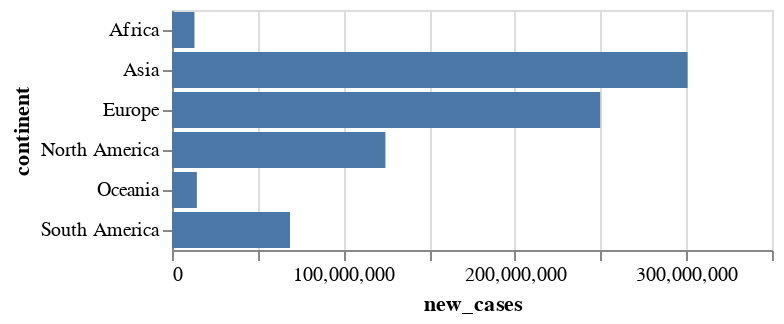

Notebook source saved alongside this figure:
### Markdown cell above
✏️ *Change above chart into a horizontal bar chart of new cases:*

### Code cell
alt.Chart(data).mark_bar().encode(y='continent', x='new_cases')

### Figure 1 — Vega-Lite specification as saved in the notebook (floating-point values rounded to 4 significant figures)
{"config": {"view": {"continuousWidth": 300, "continuousHeight": 300}}, "data": {"name": "data-d63dfb91f7922d2f5e05ee3c194e3f3f"}, "mark": {"type": "bar"}, "encoding": {"x": {"field": "new_cases", "type": "quantitative"}, "y": {"field": "continent", "type": "nominal"}}, "$schema": "https://vega.github.io/schema/vega-lite/v5.15.1.json", "datasets": {"data-d63dfb91f7922d2f5e05ee3c194e3f3f": [{"continent": "Africa", "total_cases": 10830000000.0, "new_cases": 13120000.0, "new_cases_smoothed": 13120000.0, "total_deaths": 232300000.0, "new_deaths": 259000.0, "new_deaths_smoothed": 259000.0, "total_cases_per_million": 1763000000.0, "new_cases_per_million": 2650000.0, "new_cases_smoothed_per_million": 2650000.0, "total_deaths_per_million": 15390000.0, "new_deaths_per_million": 18080.0, "new_deaths_smoothed_per_million": 18070.0, "reproduction_rate": 41240.0, "icu_patients": 718200.0, "icu_patients_per_million": 12080.0, "hosp_patients": 5107000.0, "hosp_patients_per_million": 85270.0, "weekly_icu_admissions": 0.0, "weekly_icu_admissions_per_million": 0.0, "weekly_hosp_admissions": 521500.0, "weekly_hosp_admissions_per_million": 8707.0, "total_tests": 22210000000.0, "new_tests": 61530000.0, "total_tests_per_thousand": 894800.0, "new_tests_per_thousand": 2946.0, "new_tests_smoothed": 90960000.0, "new_tests_smoothed_per_thousand": 5560.0, "positive_rate": 1393.0, "tests_per_case": 2064000.0, "total_vaccinations": 50390000000.0, "people_vaccinated": 29750000000.0, "people_fully_vaccinated": 22500000000.0, "total_boosters": 2542000000.0, "new_vaccinations": 117400000.0, "new_vaccinations_smoothed": 851400000.0, "total_vaccinations_per_hundred": 189700.0, "people_vaccinated_per_hundred": 110600.0, "people_fully_vaccinated_per_hundred": 85960.0, "total_boosters_per_hundred": 10780.0, "new_vaccinations_smoothed_per_million": 37490000.0, "new_people_vaccinated_smoothed": 548600000.0, "new_people_vaccinated_smoothed_per_hundred": 2248.0, "stringency_index": 2132000.0, "population_density": 7597000.0, "median_age": 1654000.0, "aged_65_older": 274400.0, "aged_70_older": 176000.0, "gdp_per_capita": 399600000.0, "extreme_poverty": 1936000.0, "cardiovasc_death_rate": 21490000.0, "diabetes_prevalence": 421000.0, "female_smokers": 128900.0, "male_smokers": 1367000.0, "handwashing_facilities": 1533000.0, "hospital_beds_per_thousand": 83400.0, "life_expectancy": 5128000.0, "human_development_index": 41160.0, "population": 1975000000000.0, "excess_mortality_cumulative_absolute": 42120000.0, "excess_mortality_cumulative": 8493.0, "excess_mortality": 9327.0, "excess_mortality_cumulative_per_million": 952700.0}, {"continent": "Asia", "total_cases": 165400000000.0, "new_cases": 300700000.0, "new_cases_smoothed": 300700000.0, "total_deaths": 1320000000.0, "new_deaths": 1634000.0, "new_deaths_smoothed": 1634000.0, "total_cases_per_million": 4424000000.0, "new_cases_per_million": 6737000.0, "new_cases_smoothed_per_million": 6737000.0, "total_deaths_per_million": 26450000.0, "new_deaths_per_million": 31970.0, "new_deaths_smoothed_per_million": 31960.0, "reproduction_rate": 43270.0, "icu_patients": 905800.0, "icu_patients_per_million": 29200.0, "hosp_patients": 6789000.0, "hosp_patients_per_million": 222600.0, "weekly_icu_admissions": 76320.0, "weekly_icu_admissions_per_million": 5737.0, "weekly_hosp_admissions": 6649000.0, "weekly_hosp_admissions_per_million": 237900.0, "total_tests": 576000000000.0, "new_tests": 1798000000.0, "total_tests_per_thousand": 16110000.0, "new_tests_per_thousand": 60790.0, "new_tests_smoothed": 11020000000.0, "new_tests_smoothed_per_thousand": 78680.0, "positive_rate": 1940.0, "tests_per_case": 220700000.0, "total_vaccinations": 4068000000000.0, "people_vaccinated": 1216000000000.0, "people_fully_vaccinated": 1036000000000.0, "total_boosters": 274400000000.0, "new_vaccinations": 7550000000.0, "new_vaccinations_smoothed": 9069000000.0, "total_vaccinations_per_hundred": 2235000.0, "people_vaccinated_per_hundred": 931200.0, "people_fully_vaccinated_per_hundred": 816900.0, "total_boosters_per_hundred": 343800.0, "new_vaccinations_smoothed_per_million": 90900000.0, "new_people_vaccinated_smoothed": 3062000000.0, "new_people_vaccinated_smoothed_per_hundred": 3429.0, "stringency_index": 2394000.0, "population_density": 52980000.0, "median_age": 2096000.0, "aged_65_older": 436000.0, "aged_70_older": 280200.0, "gdp_per_capita": 1531000000.0, "extreme_poverty": 223700.0, "cardiovasc_death_rate": 19680000.0, "diabetes_prevalence": 596200.0, "female_smokers": 252900.0, "male_smokers": 2089000.0, "handwashing_facilities": 2603000.0, "hospital_beds_per_thousand": 201600.0, "life_expectancy": 5108000.0, "human_development_index": 48060.0, "population": 6539000000000.0, "excess_mortality_cumulative_absolute": 47470000.0, "excess_mortality_cumulative": 15940.0, "excess_mortality": 20420.0, "excess_mortality_cumulative_per_million": 1573000.0}, {"continent": "Europe", "total_cases": 163800000000.0, "new_cases": 249800000.0, "new_cases_smoothed": 249800000.0, "total_deaths": 1755000000.0, "new_deaths": 2080000.0, "new_deaths_smoothed": 2080000.0, "total_cases_per_million": 13480000000.0, "new_cases_per_million": 20310000.0, "new_cases_smoothed_per_million": 20310000.0, "total_deaths_per_million": 110900000.0, "new_deaths_per_million": 133400.0, "new_deaths_smoothed_per_million": 133400.0, "reproduction_rate": 47090.0, "icu_patients": 10080000.0, "icu_patients_per_million": 427400.0, "hosp_patients": 87570000.0, "hosp_patients_per_million": 4404000.0, "weekly_icu_admissions": 2988000.0, "weekly_icu_admissions_per_million": 78800.0, "weekly_hosp_admissions": 45560000.0, "weekly_hosp_admissions_per_million": 1529000.0, "total_tests": 609300000000.0, "new_tests": 1955000000.0, "total_tests_per_thousand": 47790000.0, "new_tests_per_thousand": 157400.0, "new_tests_smoothed": 2345000000.0, "new_tests_smoothed_per_thousand": 175600.0, "positive_rate": 3191.0, "tests_per_case": 1898000.0, "total_vaccinations": 705700000000.0, "people_vaccinated": 291200000000.0, "people_fully_vaccinated": 259700000000.0, "total_boosters": 154200000000.0, "new_vaccinations": 1266000000.0, "new_vaccinations_smoothed": 1562000000.0, "total_vaccinations_per_hundred": 3389000.0, "people_vaccinated_per_hundred": 1374000.0, "people_fully_vaccinated_per_hundred": 1181000.0, "total_boosters_per_hundred": 660200.0, "new_vaccinations_smoothed_per_million": 103100000.0, "new_people_vaccinated_smoothed": 573700000.0, "new_people_vaccinated_smoothed_per_hundred": 3688.0, "stringency_index": 1888000.0, "population_density": 41660000.0, "median_age": 2331000.0, "aged_65_older": 981800.0, "aged_70_older": 635900.0, "gdp_per_capita": 1941000000.0, "extreme_poverty": 37540.0, "cardiovasc_death_rate": 13070000.0, "diabetes_prevalence": 399700.0, "female_smokers": 1297000.0, "male_smokers": 1972000.0, "handwashing_facilities": 390400.0, "hospital_beds_per_thousand": 307600.0, "life_expectancy": 5304000.0, "human_development_index": 51190.0, "population": 1122000000000.0, "excess_mortality_cumulative_absolute": 220000000.0, "excess_mortality_cumulative": 51210.0, "excess_mortality": 59870.0, "excess_mortality_cumulative_per_million": 12710000.0}, {"continent": "North America", "total_cases": 91190000000.0, "new_cases": 124500000.0, "new_cases_smoothed": 124500000.0, "total_deaths": 1403000000.0, "new_deaths": 1606000.0, "new_deaths_smoothed": 1605000.0, "total_cases_per_million": 6222000000.0, "new_cases_per_million": 9493000.0, "new_cases_smoothed_per_million": 9493000.0, "total_deaths_per_million": 47780000.0, "new_deaths_per_million": 62210.0, "new_deaths_smoothed_per_million": 62190.0, "reproduction_rate": 19170.0, "icu_patients": 10730000.0, "icu_patients_per_million": 42890.0, "hosp_patients": 51700000.0, "hosp_patients_per_million": 248900.0, "weekly_icu_admissions": 0.0, "weekly_icu_admissions_per_million": 0.0, "weekly_hosp_admissions": 46360000.0, "weekly_hosp_admissions_per_million": 137100.0, "total_tests": 381800000000.0, "new_tests": 1017000000.0, "total_tests_per_thousand": 4102000.0, "new_tests_per_thousand": 11820.0, "new_tests_smoothed": 1020000000.0, "new_tests_smoothed_per_thousand": 17260.0, "positive_rate": 1625.0, "tests_per_case": 339600.0, "total_vaccinations": 534000000000.0, "people_vaccinated": 239100000000.0, "people_fully_vaccinated": 202600000000.0, "total_boosters": 46630000000.0, "new_vaccinations": 998300000.0, "new_vaccinations_smoothed": 1148000000.0, "total_vaccinations_per_hundred": 985400.0, "people_vaccinated_per_hundred": 430300.0, "people_fully_vaccinated_per_hundred": 369300.0, "total_boosters_per_hundred": 96860.0, "new_vaccinations_smoothed_per_million": 49560000.0, "new_people_vaccinated_smoothed": 458800000.0, "new_people_vaccinated_smoothed_per_hundred": 2062.0, "stringency_index": 1035000.0, "population_density": 13180000.0, "median_age": 1271000.0, "aged_65_older": 344400.0, "aged_70_older": 233000.0, "gdp_per_capita": 809900000.0, "extreme_poverty": 87120.0, "cardiovasc_death_rate": 7097000.0, "diabetes_prevalence": 467200.0, "female_smokers": 124800.0, "male_smokers": 370800.0, "handwashing_facilities": 1396000.0, "hospital_beds_per_thousand": 73800.0, "life_expectancy": 4278000.0, "human_development_index": 24080.0, "population": 831700000000.0, "excess_mortality_cumulative_absolute": 250400000.0, "excess_mortality_cumulative": 17840.0, "excess_mortality": 22240.0, "excess_mortality_cumulative_per_million": 2744000.0}, {"continent": "Oceania", "total_cases": 7324000000.0, "new_cases": 14500000.0, "new_cases_smoothed": 14500000.0, "total_deaths": 14620000.0, "new_deaths": 30000.0, "new_deaths_smoothed": 30000.0, "total_cases_per_million": 2738000000.0, "new_cases_per_million": 5594000.0, "new_cases_smoothed_per_million": 5594000.0, "total_deaths_per_million": 8477000.0, "new_deaths_per_million": 12920.0, "new_deaths_smoothed_per_million": 12920.0, "reproduction_rate": 4425.0, "icu_patients": 95080.0, "icu_patients_per_million": 3632.0, "hosp_patients": 1769000.0, "hosp_patients_per_million": 67560.0, "weekly_icu_admissions": 0.0, "weekly_icu_admissions_per_million": 0.0, "weekly_hosp_admissions": 0.0, "weekly_hosp_admissions_per_million": 0.0, "total_tests": 24120000000.0, "new_tests": 78410000.0, "total_tests_per_thousand": 2274000.0, "new_tests_per_thousand": 7263.0, "new_tests_smoothed": 81370000.0, "new_tests_smoothed_per_thousand": 8745.0, "positive_rate": 188.3, "tests_per_case": 1607000.0, "total_vaccinations": 25270000000.0, "people_vaccinated": 7714000000.0, "people_fully_vaccinated": 7969000000.0, "total_boosters": 4926000000.0, "new_vaccinations": 74540000.0, "new_vaccinations_smoothed": 82640000.0, "total_vaccinations_per_hundred": 252400.0, "people_vaccinated_per_hundred": 98100.0, "people_fully_vaccinated_per_hundred": 89830.0, "total_boosters_per_hundred": 45290.0, "new_vaccinations_smoothed_per_million": 32290000.0, "new_people_vaccinated_smoothed": 28950000.0, "new_people_vaccinated_smoothed_per_hundred": 1226.0, "stringency_index": 348200.0, "population_density": 3934000.0, "median_age": 497100.0, "aged_65_older": 133200.0, "aged_70_older": 81310.0, "gdp_per_capita": 205900000.0, "extreme_poverty": 82410.0, "cardiovasc_death_rate": 6966000.0, "diabetes_prevalence": 416300.0, "female_smokers": 248500.0, "male_smokers": 488600.0, "handwashing_facilities": 198900.0, "hospital_beds_per_thousand": 37600.0, "life_expectancy": 2346000.0, "human_development_index": 11870.0, "population": 62380000000.0, "excess_mortality_cumulative_absolute": 981300.0, "excess_mortality_cumulative": -165.1, "excess_mortality": 1987.0, "excess_mortality_cumulative_per_million": 30690.0}, {"continent": "South America", "total_cases": 53700000000.0, "new_cases": 68840000.0, "new_cases_smoothed": 68810000.0, "total_deaths": 1257000000.0, "new_deaths": 1360000.0, "new_deaths_smoothed": 1360000.0, "total_cases_per_million": 1810000000.0, "new_cases_per_million": 2565000.0, "new_cases_smoothed_per_million": 2564000.0, "total_deaths_per_million": 29720000.0, "new_deaths_per_million": 33190.0, "new_deaths_smoothed_per_million": 33190.0, "reproduction_rate": 12130.0, "icu_patients": 2935000.0, "icu_patients_per_million": 95910.0, "hosp_patients": 368800.0, "hosp_patients_per_million": 30170.0, "weekly_icu_admissions": 400000.0, "weekly_icu_admissions_per_million": 20410.0, "weekly_hosp_admissions": 1611000.0, "weekly_hosp_admissions_per_million": 82180.0, "total_tests": 61970000000.0, "new_tests": 163500000.0, "total_tests_per_thousand": 2205000.0, "new_tests_per_thousand": 6513.0, "new_tests_smoothed": 226500000.0, "new_tests_smoothed_per_thousand": 8010.0, "positive_rate": 1079.0, "tests_per_case": 131500.0, "total_vaccinations": 409700000000.0, "people_vaccinated": 177400000000.0, "people_fully_vaccinated": 147500000000.0, "total_boosters": 83280000000.0, "new_vaccinations": 845300000.0, "new_vaccinations_smoothed": 959400000.0, "total_vaccinations_per_hundred": 896900.0, "people_vaccinated_per_hundred": 375700.0, "people_fully_vaccinated_per_hundred": 319900.0, "total_boosters_per_hundred": 201100.0, "new_vaccinations_smoothed_per_million": 24560000.0, "new_people_vaccinated_smoothed": 375000000.0, "new_people_vaccinated_smoothed_per_hundred": 1003.0, "stringency_index": 646100.0, "population_density": 405400.0, "median_age": 537300.0, "aged_65_older": 137600.0, "aged_70_older": 90230.0, "gdp_per_capita": 230100000.0, "extreme_poverty": 35730.0, "cardiovasc_death_rate": 3114000.0, "diabetes_prevalence": 129800.0, "female_smokers": 136300.0, "male_smokers": 273300.0, "handwashing_facilities": 548400.0, "hospital_beds_per_thousand": 34390.0, "life_expectancy": 1472000.0, "human_development_index": 12690.0, "population": 605100000000.0, "excess_mortality_cumulative_absolute": 81730000.0, "excess_mortality_cumulative": 25210.0, "excess_mortality": 24300.0, "excess_mortality_cumulative_per_million": 2292000.0}]}}
